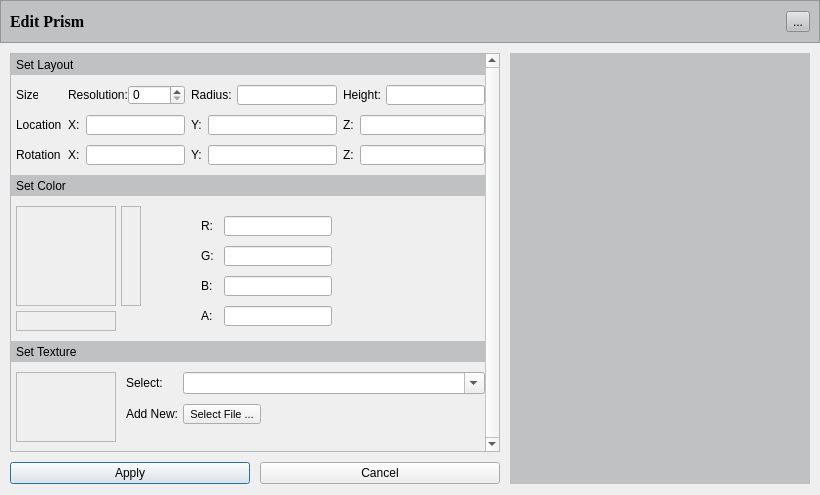
<?xml version="1.0" encoding="UTF-8"?>
<ui version="4.0">
 <class>EditPrism</class>
 <widget class="QDialog" name="EditPrism">
  <property name="geometry">
   <rect>
    <x>0</x>
    <y>0</y>
    <width>820</width>
    <height>495</height>
   </rect>
  </property>
  <property name="sizePolicy">
   <sizepolicy hsizetype="MinimumExpanding" vsizetype="MinimumExpanding">
    <horstretch>0</horstretch>
    <verstretch>0</verstretch>
   </sizepolicy>
  </property>
  <property name="windowTitle">
   <string>Dialog</string>
  </property>
  <layout class="QVBoxLayout" name="verticalLayout">
   <property name="spacing">
    <number>10</number>
   </property>
   <property name="leftMargin">
    <number>0</number>
   </property>
   <property name="topMargin">
    <number>0</number>
   </property>
   <property name="rightMargin">
    <number>0</number>
   </property>
   <item>
    <widget class="QFrame" name="frame_2">
     <property name="minimumSize">
      <size>
       <width>0</width>
       <height>43</height>
      </size>
     </property>
     <property name="styleSheet">
      <string notr="true">background-color:rgb(191,193,194)</string>
     </property>
     <property name="frameShape">
      <enum>QFrame::StyledPanel</enum>
     </property>
     <property name="frameShadow">
      <enum>QFrame::Raised</enum>
     </property>
     <layout class="QHBoxLayout" name="horizontalLayout_7">
      <item>
       <widget class="QLabel" name="label_14">
        <property name="font">
         <font>
          <family>Times New Roman</family>
          <pointsize>12</pointsize>
          <weight>75</weight>
          <bold>true</bold>
         </font>
        </property>
        <property name="text">
         <string>Edit Prism</string>
        </property>
       </widget>
      </item>
      <item>
       <widget class="QToolButton" name="m_pToolButtonCancel">
        <property name="text">
         <string>...</string>
        </property>
        <property name="icon">
         <iconset>
          <normaloff>../../../Projekti/close-icon.png</normaloff>../../../Projekti/close-icon.png</iconset>
        </property>
       </widget>
      </item>
     </layout>
    </widget>
   </item>
   <item>
    <layout class="QHBoxLayout" name="horizontalLayout_2">
     <property name="spacing">
      <number>0</number>
     </property>
     <property name="leftMargin">
      <number>10</number>
     </property>
     <property name="rightMargin">
      <number>10</number>
     </property>
     <item>
      <layout class="QVBoxLayout" name="verticalLayout_6">
       <property name="spacing">
        <number>10</number>
       </property>
       <property name="bottomMargin">
        <number>0</number>
       </property>
       <item>
        <widget class="QScrollArea" name="scrollArea">
         <property name="verticalScrollBarPolicy">
          <enum>Qt::ScrollBarAlwaysOn</enum>
         </property>
         <property name="widgetResizable">
          <bool>true</bool>
         </property>
         <widget class="QWidget" name="scrollAreaWidgetContents">
          <property name="geometry">
           <rect>
            <x>0</x>
            <y>0</y>
            <width>449</width>
            <height>390</height>
           </rect>
          </property>
          <layout class="QVBoxLayout" name="verticalLayout_3">
           <property name="spacing">
            <number>10</number>
           </property>
           <property name="leftMargin">
            <number>0</number>
           </property>
           <property name="topMargin">
            <number>0</number>
           </property>
           <property name="rightMargin">
            <number>0</number>
           </property>
           <item>
            <widget class="QLabel" name="label_2">
             <property name="sizePolicy">
              <sizepolicy hsizetype="Preferred" vsizetype="Fixed">
               <horstretch>0</horstretch>
               <verstretch>0</verstretch>
              </sizepolicy>
             </property>
             <property name="minimumSize">
              <size>
               <width>0</width>
               <height>21</height>
              </size>
             </property>
             <property name="maximumSize">
              <size>
               <width>16777215</width>
               <height>21</height>
              </size>
             </property>
             <property name="styleSheet">
              <string notr="true">background-color:rgb(191,193,194)</string>
             </property>
             <property name="frameShape">
              <enum>QFrame::NoFrame</enum>
             </property>
             <property name="frameShadow">
              <enum>QFrame::Raised</enum>
             </property>
             <property name="text">
              <string>Set Layout</string>
             </property>
             <property name="textFormat">
              <enum>Qt::PlainText</enum>
             </property>
             <property name="indent">
              <number>5</number>
             </property>
            </widget>
           </item>
           <item>
            <layout class="QGridLayout" name="gridLayout" columnstretch="0,0,0,0,0,0,0">
             <property name="leftMargin">
              <number>5</number>
             </property>
             <property name="bottomMargin">
              <number>0</number>
             </property>
             <property name="horizontalSpacing">
              <number>6</number>
             </property>
             <item row="2" column="3">
              <widget class="QLabel" name="label_35">
               <property name="text">
                <string>Y:</string>
               </property>
              </widget>
             </item>
             <item row="1" column="6">
              <widget class="QLineEdit" name="lineEdit_30">
               <property name="maximumSize">
                <size>
                 <width>16777215</width>
                 <height>20</height>
                </size>
               </property>
              </widget>
             </item>
             <item row="2" column="4">
              <widget class="QLineEdit" name="lineEdit_31">
               <property name="maximumSize">
                <size>
                 <width>16777215</width>
                 <height>20</height>
                </size>
               </property>
              </widget>
             </item>
             <item row="1" column="0">
              <widget class="QLabel" name="label_9">
               <property name="text">
                <string>Location</string>
               </property>
              </widget>
             </item>
             <item row="1" column="2">
              <widget class="QLineEdit" name="lineEdit_33">
               <property name="maximumSize">
                <size>
                 <width>16777215</width>
                 <height>20</height>
                </size>
               </property>
              </widget>
             </item>
             <item row="2" column="6">
              <widget class="QLineEdit" name="lineEdit_34">
               <property name="maximumSize">
                <size>
                 <width>16777215</width>
                 <height>20</height>
                </size>
               </property>
              </widget>
             </item>
             <item row="1" column="4">
              <widget class="QLineEdit" name="lineEdit_32">
               <property name="maximumSize">
                <size>
                 <width>16777215</width>
                 <height>20</height>
                </size>
               </property>
              </widget>
             </item>
             <item row="1" column="3">
              <widget class="QLabel" name="label_38">
               <property name="text">
                <string>Y:</string>
               </property>
              </widget>
             </item>
             <item row="1" column="1">
              <widget class="QLabel" name="label_39">
               <property name="text">
                <string>X:</string>
               </property>
              </widget>
             </item>
             <item row="2" column="0">
              <widget class="QLabel" name="label_10">
               <property name="text">
                <string>Rotation</string>
               </property>
              </widget>
             </item>
             <item row="0" column="0">
              <widget class="QLabel" name="label_18">
               <property name="sizePolicy">
                <sizepolicy hsizetype="Preferred" vsizetype="Preferred">
                 <horstretch>0</horstretch>
                 <verstretch>0</verstretch>
                </sizepolicy>
               </property>
               <property name="maximumSize">
                <size>
                 <width>22</width>
                 <height>20</height>
                </size>
               </property>
               <property name="text">
                <string>Size</string>
               </property>
              </widget>
             </item>
             <item row="2" column="5">
              <widget class="QLabel" name="label_40">
               <property name="text">
                <string>Z:</string>
               </property>
              </widget>
             </item>
             <item row="1" column="5">
              <widget class="QLabel" name="label_37">
               <property name="text">
                <string>Z:</string>
               </property>
              </widget>
             </item>
             <item row="2" column="2">
              <widget class="QLineEdit" name="lineEdit_27">
               <property name="maximumSize">
                <size>
                 <width>16777215</width>
                 <height>20</height>
                </size>
               </property>
              </widget>
             </item>
             <item row="2" column="1">
              <widget class="QLabel" name="label_33">
               <property name="text">
                <string>X:</string>
               </property>
              </widget>
             </item>
             <item row="0" column="1" colspan="2">
              <layout class="QHBoxLayout" name="horizontalLayout_10">
               <property name="spacing">
                <number>0</number>
               </property>
               <property name="leftMargin">
                <number>0</number>
               </property>
               <item>
                <widget class="QLabel" name="label_19">
                 <property name="text">
                  <string>Resolution:</string>
                 </property>
                 <property name="margin">
                  <number>0</number>
                 </property>
                 <property name="indent">
                  <number>0</number>
                 </property>
                </widget>
               </item>
               <item>
                <widget class="QSpinBox" name="m_pSpinBoxResolution">
                 <property name="maximumSize">
                  <size>
                   <width>80</width>
                   <height>20</height>
                  </size>
                 </property>
                </widget>
               </item>
              </layout>
             </item>
             <item row="0" column="3" colspan="2">
              <layout class="QHBoxLayout" name="horizontalLayout_11">
               <property name="spacing">
                <number>5</number>
               </property>
               <property name="leftMargin">
                <number>0</number>
               </property>
               <item>
                <widget class="QLabel" name="label_20">
                 <property name="text">
                  <string>Radius:</string>
                 </property>
                 <property name="margin">
                  <number>0</number>
                 </property>
                 <property name="indent">
                  <number>0</number>
                 </property>
                </widget>
               </item>
               <item>
                <widget class="QLineEdit" name="m_pLineEditRadius">
                 <property name="maximumSize">
                  <size>
                   <width>16777215</width>
                   <height>20</height>
                  </size>
                 </property>
                </widget>
               </item>
              </layout>
             </item>
             <item row="0" column="5" colspan="2">
              <layout class="QHBoxLayout" name="horizontalLayout_12">
               <property name="spacing">
                <number>5</number>
               </property>
               <property name="leftMargin">
                <number>0</number>
               </property>
               <item>
                <widget class="QLabel" name="label_21">
                 <property name="text">
                  <string>Height:</string>
                 </property>
                 <property name="margin">
                  <number>0</number>
                 </property>
                 <property name="indent">
                  <number>0</number>
                 </property>
                </widget>
               </item>
               <item>
                <widget class="QLineEdit" name="m_pLineEditHeight">
                 <property name="maximumSize">
                  <size>
                   <width>16777215</width>
                   <height>20</height>
                  </size>
                 </property>
                </widget>
               </item>
              </layout>
             </item>
            </layout>
           </item>
           <item>
            <widget class="QLabel" name="label_3">
             <property name="sizePolicy">
              <sizepolicy hsizetype="Preferred" vsizetype="Fixed">
               <horstretch>0</horstretch>
               <verstretch>0</verstretch>
              </sizepolicy>
             </property>
             <property name="minimumSize">
              <size>
               <width>0</width>
               <height>21</height>
              </size>
             </property>
             <property name="maximumSize">
              <size>
               <width>16777215</width>
               <height>21</height>
              </size>
             </property>
             <property name="styleSheet">
              <string notr="true">background-color:rgb(191,193,194)</string>
             </property>
             <property name="frameShape">
              <enum>QFrame::NoFrame</enum>
             </property>
             <property name="frameShadow">
              <enum>QFrame::Raised</enum>
             </property>
             <property name="text">
              <string>Set Color</string>
             </property>
             <property name="textFormat">
              <enum>Qt::PlainText</enum>
             </property>
             <property name="scaledContents">
              <bool>false</bool>
             </property>
             <property name="margin">
              <number>0</number>
             </property>
             <property name="indent">
              <number>5</number>
             </property>
            </widget>
           </item>
           <item>
            <layout class="QHBoxLayout" name="horizontalLayout_3">
             <property name="spacing">
              <number>40</number>
             </property>
             <property name="bottomMargin">
              <number>0</number>
             </property>
             <item>
              <layout class="QVBoxLayout" name="verticalLayout_4">
               <property name="spacing">
                <number>5</number>
               </property>
               <property name="leftMargin">
                <number>5</number>
               </property>
               <property name="bottomMargin">
                <number>0</number>
               </property>
               <item>
                <layout class="QHBoxLayout" name="horizontalLayout_4">
                 <item>
                  <widget class="QLabel" name="label_13">
                   <property name="enabled">
                    <bool>true</bool>
                   </property>
                   <property name="sizePolicy">
                    <sizepolicy hsizetype="Fixed" vsizetype="Fixed">
                     <horstretch>0</horstretch>
                     <verstretch>0</verstretch>
                    </sizepolicy>
                   </property>
                   <property name="minimumSize">
                    <size>
                     <width>100</width>
                     <height>100</height>
                    </size>
                   </property>
                   <property name="frameShape">
                    <enum>QFrame::StyledPanel</enum>
                   </property>
                   <property name="text">
                    <string/>
                   </property>
                  </widget>
                 </item>
                 <item>
                  <widget class="QLabel" name="label_4">
                   <property name="sizePolicy">
                    <sizepolicy hsizetype="Fixed" vsizetype="Fixed">
                     <horstretch>0</horstretch>
                     <verstretch>0</verstretch>
                    </sizepolicy>
                   </property>
                   <property name="minimumSize">
                    <size>
                     <width>20</width>
                     <height>100</height>
                    </size>
                   </property>
                   <property name="frameShape">
                    <enum>QFrame::StyledPanel</enum>
                   </property>
                   <property name="text">
                    <string/>
                   </property>
                  </widget>
                 </item>
                </layout>
               </item>
               <item>
                <widget class="QLabel" name="label_5">
                 <property name="minimumSize">
                  <size>
                   <width>100</width>
                   <height>20</height>
                  </size>
                 </property>
                 <property name="maximumSize">
                  <size>
                   <width>100</width>
                   <height>20</height>
                  </size>
                 </property>
                 <property name="frameShape">
                  <enum>QFrame::StyledPanel</enum>
                 </property>
                 <property name="text">
                  <string/>
                 </property>
                </widget>
               </item>
              </layout>
             </item>
             <item>
              <layout class="QFormLayout" name="formLayout_2">
               <property name="fieldGrowthPolicy">
                <enum>QFormLayout::FieldsStayAtSizeHint</enum>
               </property>
               <property name="horizontalSpacing">
                <number>10</number>
               </property>
               <property name="verticalSpacing">
                <number>10</number>
               </property>
               <property name="leftMargin">
                <number>20</number>
               </property>
               <property name="topMargin">
                <number>10</number>
               </property>
               <property name="rightMargin">
                <number>10</number>
               </property>
               <item row="0" column="0">
                <widget class="QLabel" name="label_45">
                 <property name="text">
                  <string>R:</string>
                 </property>
                </widget>
               </item>
               <item row="0" column="1">
                <widget class="QLineEdit" name="m_pLineEditColorR">
                 <property name="maximumSize">
                  <size>
                   <width>16777215</width>
                   <height>20</height>
                  </size>
                 </property>
                </widget>
               </item>
               <item row="1" column="0">
                <widget class="QLabel" name="label_46">
                 <property name="text">
                  <string>G:</string>
                 </property>
                </widget>
               </item>
               <item row="1" column="1">
                <widget class="QLineEdit" name="m_pLineEditColorG">
                 <property name="maximumSize">
                  <size>
                   <width>16777215</width>
                   <height>20</height>
                  </size>
                 </property>
                </widget>
               </item>
               <item row="2" column="0">
                <widget class="QLabel" name="label_43">
                 <property name="text">
                  <string>B:</string>
                 </property>
                </widget>
               </item>
               <item row="2" column="1">
                <widget class="QLineEdit" name="m_pLineEditColorB">
                 <property name="maximumSize">
                  <size>
                   <width>16777215</width>
                   <height>20</height>
                  </size>
                 </property>
                </widget>
               </item>
               <item row="3" column="0">
                <widget class="QLabel" name="label_53">
                 <property name="text">
                  <string>A:</string>
                 </property>
                </widget>
               </item>
               <item row="3" column="1">
                <widget class="QLineEdit" name="m_pLineEditColorA">
                 <property name="maximumSize">
                  <size>
                   <width>16777215</width>
                   <height>20</height>
                  </size>
                 </property>
                </widget>
               </item>
              </layout>
             </item>
            </layout>
           </item>
           <item>
            <widget class="QLabel" name="label_6">
             <property name="sizePolicy">
              <sizepolicy hsizetype="Preferred" vsizetype="Fixed">
               <horstretch>0</horstretch>
               <verstretch>0</verstretch>
              </sizepolicy>
             </property>
             <property name="minimumSize">
              <size>
               <width>0</width>
               <height>21</height>
              </size>
             </property>
             <property name="maximumSize">
              <size>
               <width>16777215</width>
               <height>21</height>
              </size>
             </property>
             <property name="styleSheet">
              <string notr="true">background-color:rgb(191,193,194)</string>
             </property>
             <property name="frameShape">
              <enum>QFrame::NoFrame</enum>
             </property>
             <property name="frameShadow">
              <enum>QFrame::Raised</enum>
             </property>
             <property name="text">
              <string>Set Texture</string>
             </property>
             <property name="textFormat">
              <enum>Qt::PlainText</enum>
             </property>
             <property name="indent">
              <number>5</number>
             </property>
            </widget>
           </item>
           <item>
            <layout class="QHBoxLayout" name="horizontalLayout_5">
             <property name="spacing">
              <number>10</number>
             </property>
             <property name="leftMargin">
              <number>5</number>
             </property>
             <item>
              <widget class="QLabel" name="m_pLabelTexture">
               <property name="maximumSize">
                <size>
                 <width>100</width>
                 <height>100</height>
                </size>
               </property>
               <property name="frameShape">
                <enum>QFrame::StyledPanel</enum>
               </property>
               <property name="text">
                <string/>
               </property>
              </widget>
             </item>
             <item>
              <layout class="QFormLayout" name="formLayout_3">
               <property name="horizontalSpacing">
                <number>5</number>
               </property>
               <property name="verticalSpacing">
                <number>10</number>
               </property>
               <property name="leftMargin">
                <number>0</number>
               </property>
               <property name="topMargin">
                <number>0</number>
               </property>
               <item row="0" column="0">
                <widget class="QLabel" name="label_12">
                 <property name="text">
                  <string>Select:</string>
                 </property>
                </widget>
               </item>
               <item row="0" column="1">
                <widget class="QComboBox" name="comboBox">
                 <property name="acceptDrops">
                  <bool>true</bool>
                 </property>
                 <property name="editable">
                  <bool>true</bool>
                 </property>
                 <property name="insertPolicy">
                  <enum>QComboBox::InsertAlphabetically</enum>
                 </property>
                </widget>
               </item>
               <item row="1" column="0">
                <widget class="QLabel" name="label_11">
                 <property name="text">
                  <string>Add New:</string>
                 </property>
                 <property name="margin">
                  <number>0</number>
                 </property>
                </widget>
               </item>
               <item row="1" column="1">
                <widget class="QToolButton" name="m_pToolButtonTexture">
                 <property name="font">
                  <font>
                   <pointsize>8</pointsize>
                  </font>
                 </property>
                 <property name="text">
                  <string>Select File ...</string>
                 </property>
                 <property name="popupMode">
                  <enum>QToolButton::InstantPopup</enum>
                 </property>
                </widget>
               </item>
              </layout>
             </item>
            </layout>
           </item>
          </layout>
         </widget>
        </widget>
       </item>
       <item>
        <layout class="QHBoxLayout" name="horizontalLayout_6">
         <property name="bottomMargin">
          <number>0</number>
         </property>
         <item>
          <widget class="QPushButton" name="m_pPushButtonApply">
           <property name="text">
            <string>Apply</string>
           </property>
          </widget>
         </item>
         <item>
          <widget class="QPushButton" name="m_pPushButtonCancel">
           <property name="text">
            <string>Cancel</string>
           </property>
          </widget>
         </item>
        </layout>
       </item>
      </layout>
     </item>
     <item>
      <widget class="QWidget" name="widget" native="true">
       <property name="sizePolicy">
        <sizepolicy hsizetype="MinimumExpanding" vsizetype="MinimumExpanding">
         <horstretch>1</horstretch>
         <verstretch>1</verstretch>
        </sizepolicy>
       </property>
       <property name="minimumSize">
        <size>
         <width>310</width>
         <height>300</height>
        </size>
       </property>
       <property name="styleSheet">
        <string notr="true"/>
       </property>
       <layout class="QVBoxLayout" name="verticalLayout_2">
        <property name="spacing">
         <number>0</number>
        </property>
        <property name="leftMargin">
         <number>10</number>
        </property>
        <property name="topMargin">
         <number>0</number>
        </property>
        <property name="rightMargin">
         <number>0</number>
        </property>
        <property name="bottomMargin">
         <number>0</number>
        </property>
        <item>
         <widget class="VR::OSGQT_Widget" name="m_pOSGQT_Widget" native="true">
          <property name="sizePolicy">
           <sizepolicy hsizetype="MinimumExpanding" vsizetype="MinimumExpanding">
            <horstretch>0</horstretch>
            <verstretch>0</verstretch>
           </sizepolicy>
          </property>
          <property name="minimumSize">
           <size>
            <width>300</width>
            <height>300</height>
           </size>
          </property>
          <property name="maximumSize">
           <size>
            <width>16777215</width>
            <height>16777215</height>
           </size>
          </property>
          <property name="sizeIncrement">
           <size>
            <width>1</width>
            <height>1</height>
           </size>
          </property>
          <property name="baseSize">
           <size>
            <width>300</width>
            <height>300</height>
           </size>
          </property>
          <property name="styleSheet">
           <string notr="true">background-color: rgb(191, 193, 194);</string>
          </property>
         </widget>
        </item>
       </layout>
      </widget>
     </item>
    </layout>
   </item>
  </layout>
 </widget>
 <customwidgets>
  <customwidget>
   <class>VR::OSGQT_Widget</class>
   <extends>QWidget</extends>
   <header location="global">VROSGQT_Widget.h</header>
   <container>1</container>
  </customwidget>
 </customwidgets>
 <tabstops>
  <tabstop>scrollArea</tabstop>
  <tabstop>lineEdit_33</tabstop>
  <tabstop>lineEdit_32</tabstop>
  <tabstop>m_pLineEditColorR</tabstop>
  <tabstop>m_pLineEditColorG</tabstop>
  <tabstop>m_pLineEditColorB</tabstop>
  <tabstop>m_pLineEditColorA</tabstop>
  <tabstop>comboBox</tabstop>
  <tabstop>m_pToolButtonTexture</tabstop>
  <tabstop>m_pPushButtonApply</tabstop>
  <tabstop>m_pPushButtonCancel</tabstop>
 </tabstops>
 <resources/>
 <connections/>
</ui>
